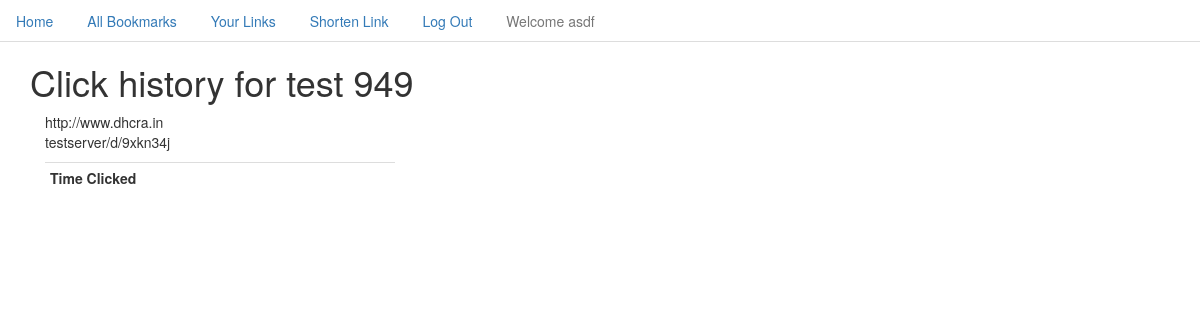
Page /accounts/profile/hist/12 (signed in) on the earlier database version.
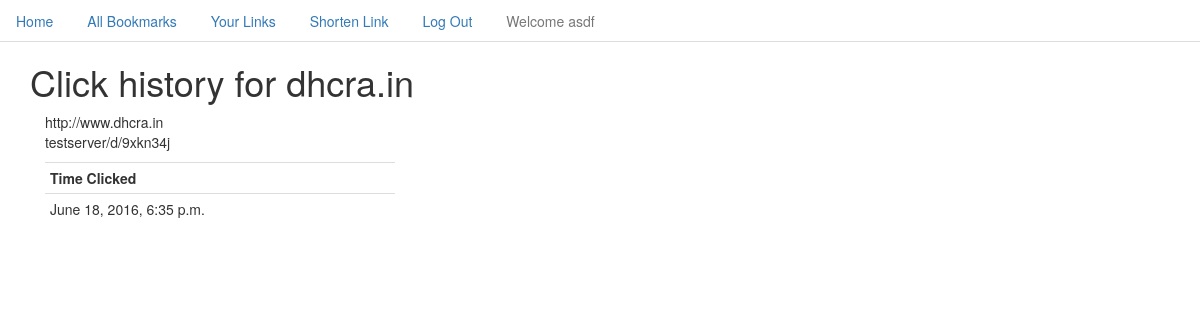
Same page on the later database version.
### short_app/models.py (models this page shows, shortened)
class Bookmark(models.Model):
    title = models.CharField(max_length=60)
    description = models.TextField()
    url = models.URLField()
    created = models.DateTimeField(auto_now_add=True)
    hash_id = models.CharField(max_length=10, null=True)
    count = models.IntegerField(default=0)
    user = models.ForeignKey(User)
    class Meta:
        ordering = ["-created"]

class Click(models.Model):
    link = models.ForeignKey(Bookmark)
    time_click = models.DateTimeField()
    class Meta:
        ordering = ["-time_click"]

### short_app/views.py (the view)
# urls.py: url(r'^accounts/profile/hist/(?P<pk>\d+)$', views.ClickView.as_view(), name='click_view'),
class ClickView(LoginRequiredMixin, TemplateView):
    model = Click
    template_name = "short_app/click_list.html"
    def get_context_data(self, **kwargs):
        bookmark_pk = self.kwargs.get('pk', None)      # gets Bookmark PK
        context = super().get_context_data(**kwargs)    # I have no idea what this does
        context["bookmark"] = Bookmark.objects.get(id=bookmark_pk)
        context["clicks"] = Click.objects.filter(link=bookmark_pk)
        return context

### templates/short_app/click_list.html (shortened to what this page needs)
{% extends 'base.html' %}
{% block content %}
    <h1>Click history for {{ bookmark.title }}</h1>
    <div class="col-md-4">
    <p>{{ bookmark.url }}<br>
        {{ request.get_host }}{% url 'forward_view' bookmark.hash_id %}</p>
    <table class="table table-condensed col-md-4">
        <tr>
            <th>Time Clicked</th>
        </tr>
    {% for click in clicks %}
        <tr>
            <td>{{ click.time_click }}</td>
        </tr>
    {% endfor %}
    </table>
    <div class="col-md-4"></div>
    </div>
    </div>
{% endblock %}

Differences in the rows shown:
changed Bookmark "http://www.dhcra.in": title "test 949" → "dhcra.in"
added Click: time_click "June 18, 2016, 6:35 p.m."
